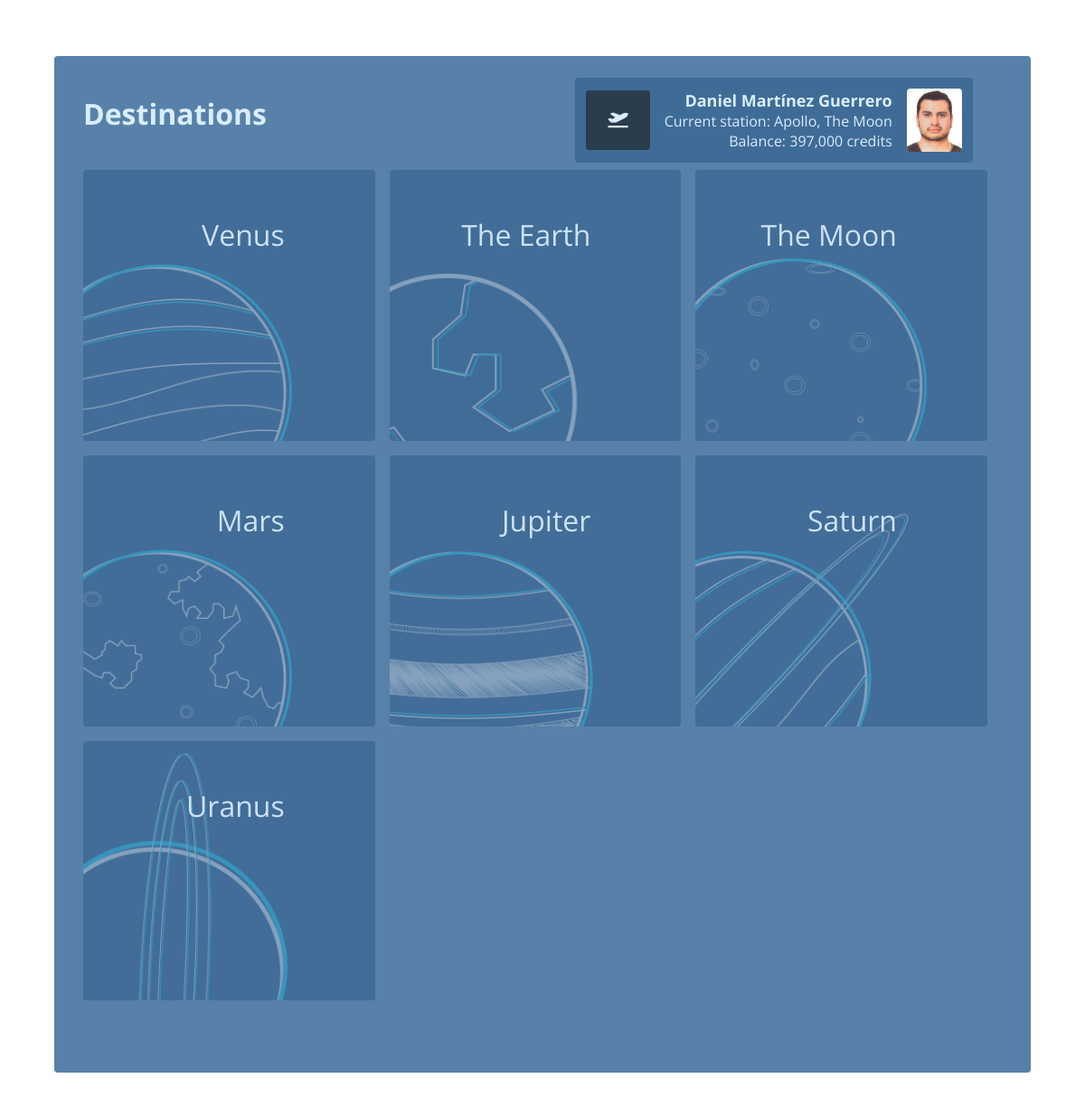
/destinations.php (signed in), run on the app's committed database.
### tables this page shows
CREATE TABLE IF NOT EXISTS `usuario` (
  `idUsuario` int(11) NOT NULL AUTO_INCREMENT,
  `nombreUsuario` varchar(100) NOT NULL,
  `claveUsuario` varchar(8) NOT NULL,
  `passwordUsuario` varchar(16) NOT NULL,
  `edadUsuario` int(11) NOT NULL,
  `procedenciaUsuario` varchar(200) NOT NULL,
  `creditoUsuario` int(11) NOT NULL,
  `destinoActualUsuario` int(11) NOT NULL DEFAULT 0,
  `estacionActualUsuario` varchar(100) NOT NULL,
  PRIMARY KEY (`idUsuario`)
);

CREATE TABLE IF NOT EXISTS `destino` (
  `idDestino` int(11) NOT NULL AUTO_INCREMENT,
  `nombreDestino` varchar(100) NOT NULL,
  `descripcionDestino` varchar(500) NOT NULL,
  `gravedadDestino` float NOT NULL,
  `temperaturaDestino` float NOT NULL,
  `tiempoRotacionDestino` float NOT NULL DEFAULT 0,
  `tiempoTraslacionDestino` float NOT NULL DEFAULT 0,
  `distanciaDestino` float NOT NULL DEFAULT 0,
  `ordenDestino` int(11) NOT NULL,
  PRIMARY KEY (`idDestino`)
);

### destinations.php (the view, shortened to what this page needs)
<?php
    require_once "conexion.php";
    $idUser = $_SESSION['idUser'];
    $getUserQuery = "SELECT idUsuario, nombreUsuario, estacionActualUsuario, creditoUsuario FROM Usuario WHERE idUsuario = $idUser";
    $user = $conexion->query($getUserQuery)->fetch_object();
    $destinationQuery = "SELECT * FROM Destino ORDER BY ordenDestino;";
    $destinations = $conexion->query($destinationQuery);
    $currentDestinationQuery = "SELECT d.nombreDestino FROM Destino d, Usuario u WHERE u.destinoActualUsuario = d.idDestino AND u.idUsuario = $idUser";
    $currentDestination = $conexion->query($currentDestinationQuery)->fetch_object();
?>
<!DOCTYPE html>
<html lang="en">
<head>
    <link rel="stylesheet" href="CSS/style.css">
    <link rel="stylesheet" href="https://cdnjs.cloudflare.com/ajax/libs/font-awesome/6.4.2/css/all.min.css" />
</head>
<body>
<div class="container container--destinations">
    <div class="window">
        <div class="window__header">
            <h1 class="window__title">Destinations</h1>
            <div class="profile">
                <div class="profile__left">
                    <a href="travel-history.php" class="link link--icon"><i class="fa-solid fa-plane-departure icon"></i></a>
                </div>
                <div class="profile__center">
                    <h2 class="profile__name"><?php echo $user->nombreUsuario; ?></h2>
                    <p class="profile__station">Current station: <?php echo $user->estacionActualUsuario; ?>, <?php echo $currentDestination->nombreDestino; ?></p>
                    <p class="profile__balance">Balance: <?php echo number_format($user->creditoUsuario); ?> credits</p>
                </div>
                <div class="profile__right">
                    <img src="./Images/Profile_Pictures/<?php echo $user->idUsuario; ?>.jpeg" alt="Profile Picture" class="profile__img">
                </div>
            </div>
        </div>
        <div class="grid">
            <?php
                while($destination = $destinations->fetch_object()) {
            ?>
                <a href="stations.php?idDestination=<?php echo $destination->idDestino; ?>" class="link">
                    <div class="grid-option">
                        <img
                        src="./Images/Destinations_Logos/<?php echo $destination->nombreDestino; ?>.png"
                        alt="<?php echo $destination->nombreDestino; ?>"
                        class="grid-option__img"
                        >
                        <h2 class="grid-option__title"><?php echo $destination->nombreDestino; ?></h2>
                    </div>
                </a>
            <?php
                }
            ?>
        </div>
    </div>
</div>
</body>
</html>

### CSS/style.css (style rules this page uses)
:root { --window-background-color: #396B9A; --window-opacity: .85; --grid-option-background-color: #1d5284; --grid-option-background-color-hover: #13497b; --grid-option-background-opacity: .9; --grid-option-width: 25vw; --grid-option-height: 300px; --station-background-color: #1d5284; --station-background-color-hover: #13497b; --font-color: #d3eaff; --return-button-background-color: #d3eaff; --return-button-font-color: #1d5284; --button-primary-color: #05192c; --button-primary-color-hover: #123150; --button-primary-font-color: #d3eaff; --button-secondary-color: #d3eaff; --button-secondary-color-hover: #ebf6ff; --button-secondary-font-color: #05192c; }
* { padding: 0; margin: 0; box-sizing: border-box; font-family: 'Open Sans', Arial; scroll-behavior: smooth; }
body { overflow: hidden; }
.icon { font-size: 18px; color: var(--font-color); }

### CSS/container.css (style rules this page uses)
.container { display: flex; flex-direction: column; justify-content: center; align-items: center; width: 100%; min-height: 100vh; padding: 2rem; overflow: hidden; color: var(--font-color); }

### CSS/window.css (style rules this page uses)
.window { position: relative; background: var(--window-background-color); padding: 1.5rem 2rem 5rem; opacity: var(--window-opacity); width: 90vw; height: 90vh; border-radius: 4px; overflow: hidden; }
.window__header { display: flex; justify-content: space-between; align-items: center; padding-right: 2rem; }
.window__title { margin-bottom: 1rem; }

### CSS/profile.css (style rules this page uses)
.profile { display: flex; justify-content: space-between; align-items: center; background: var(--station-background-color); padding: .75rem; border-radius: 4px; }
.profile__center { text-align: right; margin-right: 1rem; }
.profile__right { display: flex; align-items: center; }
.profile__name { font-size: 18px; }
.profile__img { height: 70px; border-radius: 4px; background: var(--window-background-color); }

### CSS/grid.css (style rules this page uses)
.grid { display: grid; overflow-y: scroll; width: 100%; height: 90%; margin-top: .5rem; padding-right: 1rem; grid-template-columns: repeat(3, 1fr); gap: 1rem; }
.grid-option { position: relative; display: flex; flex-direction: column; align-items: center; justify-content: space-between; background: var(--grid-option-background-color); opacity: var(--grid-option-background-opacity); min-width: var(--grid-option-width); height: var(--grid-option-height); padding: 2rem; cursor: pointer; transition: 200ms ease all; border-radius: 4px; color: var(--font-color); overflow: hidden; }
.grid-option__img { position: absolute; top: 0px; left: -300px; width: 700px; opacity: .4; transition: 500ms ease all; }
.grid-option__title { position: absolute; top: 50px; right: 100px; font-size: 32px; font-weight: normal; }

### CSS/link.css (style rules this page uses)
.link { text-decoration: none; }
.link--icon { display: flex; justify-content: center; align-items: center; padding: 1.5rem; transition: 200ms ease all; border-radius: 4px; margin-right: 1rem; background: var(--button-primary-color); }

### data on the page
usuario: nombreUsuario "Daniel Martínez Guerrero", estacionActualUsuario "Apollo", creditoUsuario "397,000"
destino: nombreDestino "The Moon", nombreDestino (picture)
destino: nombreDestino (picture), nombreDestino "Venus"
destino: nombreDestino (picture), nombreDestino "The Earth"
destino: nombreDestino (picture), nombreDestino "Mars"
destino: nombreDestino (picture), nombreDestino "Jupiter"
destino: nombreDestino (picture), nombreDestino "Saturn"
destino: nombreDestino (picture), nombreDestino "Uranus"
